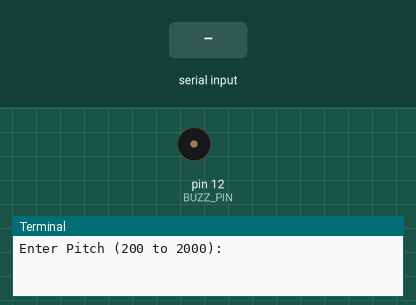
A program run on a simulated Raspberry Pi (header pin numbers). Parts: buzzer (waves = sounding, pin HIGH), the last lines printed to the terminal. The test bench sets the inputs (shaded band).

Above: at 1.2 s.
1.3 s: "5" typed at the terminal
2.8 s: "90" typed at the terminal
At 3.05 s:
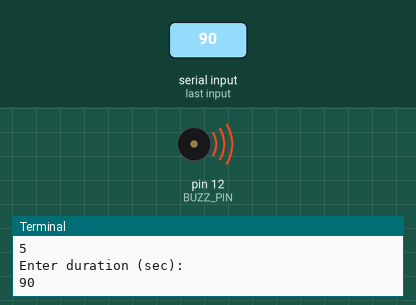
Timing chart, 0 to 11.8 s (numbered marks = the images above; inputs shaded):
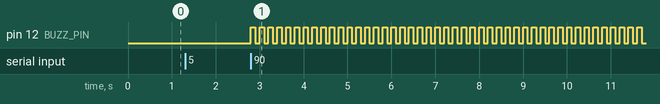

Measured:
- after the input at 2.8 s, pin 12 (BUZZ_PIN): alternates HIGH for 0.10 s and LOW for 0.10 s, starting at once

The program:

5_buzz.py
```python
import RPi.GPIO as GPIO
import time

def buzz(buzz_pin, pitch, duration):
    period = 1.0 / pitch
    half_period = period / 2
    cycles = int(duration * pitch)

    for i in xrange(cycles):
        GPIO.output(buzz_pin, GPIO.HIGH)
        time.sleep(half_period)
        GPIO.output(buzz_pin, GPIO.LOW)
        time.sleep(half_period)

def main():
    BUZZ_PIN = 12

    # de-bounce when pressed
    GPIO.setmode(GPIO.BOARD)
    GPIO.setup(BUZZ_PIN, GPIO.OUT)

    try:
        while True:
            pitch = raw_input("Enter Pitch (200 to 2000):")
            duration = raw_input("Enter duration (sec): ")
            buzz(BUZZ_PIN, float(pitch), float(duration))

    except KeyboardInterrupt:
        print("Exception: keyboard interrupt")

    finally:
        GPIO.cleanup()

if __name__ == "__main__":
    main()
```
